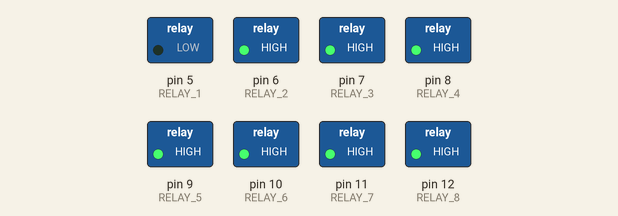
The sketch below on a simulated Arduino Uno, built with avr-gcc and run on an emulated ATmega328P. On the bench: switched loads named in the sketch (green lamp = pin HIGH).

Above: at 0.7 s.
At 3.7 s:
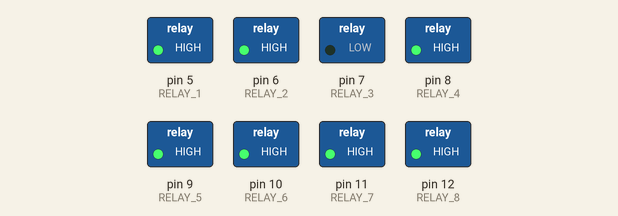
At 5.2 s:
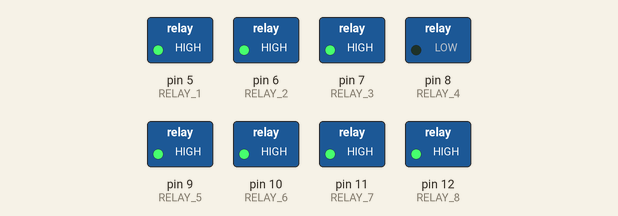
At 6.7 s:
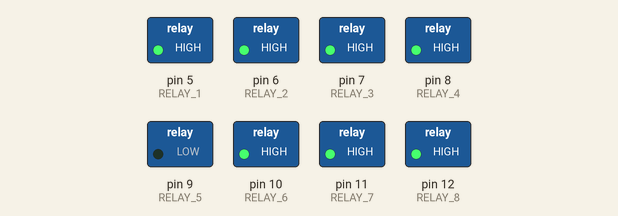
At 9.7 s:
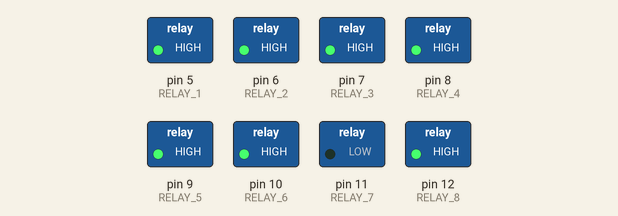
At 14.2 s:
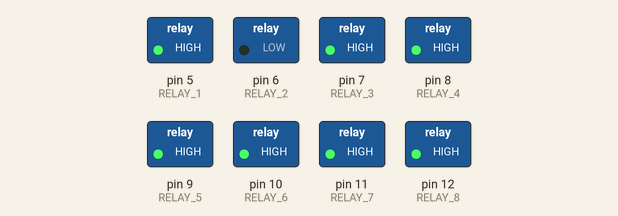
Timing chart, 0 to 15.6 s (numbered marks = the images above):
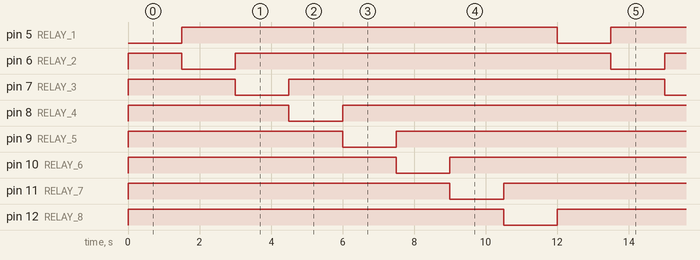

The sketch:

relayTester.ino
```cpp
#define RELAY_ON 0
#define RELAY_OFF 1

#define RELAY_8 12
#define RELAY_7 11
#define RELAY_6 10
#define RELAY_5 9
#define RELAY_4 8
#define RELAY_3 7
#define RELAY_2 6
#define RELAY_1 5

#define DELAY 1000*1.5

void setup() {
  // put your setup code here, to run once:
  digitalWrite(RELAY_1, RELAY_OFF);
  digitalWrite(RELAY_2, RELAY_OFF);
  digitalWrite(RELAY_3, RELAY_OFF);
  digitalWrite(RELAY_4, RELAY_OFF);
  digitalWrite(RELAY_5, RELAY_OFF);
  digitalWrite(RELAY_6, RELAY_OFF);
  digitalWrite(RELAY_7, RELAY_OFF);
  digitalWrite(RELAY_8, RELAY_OFF);

  pinMode(RELAY_1, OUTPUT);
  pinMode(RELAY_2, OUTPUT);
  pinMode(RELAY_3, OUTPUT);
  pinMode(RELAY_4, OUTPUT);
  pinMode(RELAY_5, OUTPUT);
  pinMode(RELAY_6, OUTPUT);
  pinMode(RELAY_7, OUTPUT);
  pinMode(RELAY_8, OUTPUT);

}

void loop() {
  // put your main code here, to run repeatedly:
  digitalWrite(RELAY_1, RELAY_ON);
  delay(DELAY);
  digitalWrite(RELAY_1, RELAY_OFF);
  digitalWrite(RELAY_2, RELAY_ON);
  delay(DELAY);
  digitalWrite(RELAY_2, RELAY_OFF);
  digitalWrite(RELAY_3, RELAY_ON);
  delay(DELAY);
  digitalWrite(RELAY_3, RELAY_OFF);
  digitalWrite(RELAY_4, RELAY_ON);
  delay(DELAY);
  digitalWrite(RELAY_4, RELAY_OFF);
  digitalWrite(RELAY_5, RELAY_ON);
  delay(DELAY);
  digitalWrite(RELAY_5, RELAY_OFF);
  digitalWrite(RELAY_6, RELAY_ON);
  delay(DELAY);
  digitalWrite(RELAY_6, RELAY_OFF);
  digitalWrite(RELAY_7, RELAY_ON);
  delay(DELAY);
  digitalWrite(RELAY_7, RELAY_OFF);
  digitalWrite(RELAY_8, RELAY_ON);
  delay(DELAY);
  digitalWrite(RELAY_8, RELAY_OFF);
}
```

Measured:
- by itself, pin 5 (RELAY_1), pin 6 (RELAY_2), pin 7 (RELAY_3), pin 8 (RELAY_4), pin 9 (RELAY_5), pin 10 (RELAY_6), pin 11 (RELAY_7), pin 12 (RELAY_8): alternates HIGH for 10.5 s and LOW for 1.5 s
- by itself, everything shown: repeats every 12.0 s, in 9 steps
